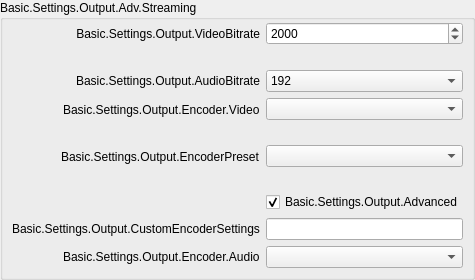
                     <widget class="QGroupBox" name="simpleStreamingGroupBox">
                      <property name="title">
                       <string>Basic.Settings.Output.Adv.Streaming</string>
                      </property>
                      <layout class="QFormLayout" name="simpleStreamingLayout">
                       <property name="fieldGrowthPolicy">
                        <enum>QFormLayout::AllNonFixedFieldsGrow</enum>
                       </property>
                       <property name="labelAlignment">
                        <set>Qt::AlignRight|Qt::AlignTrailing|Qt::AlignVCenter</set>
                       </property>
                       <property name="leftMargin">
                        <number>9</number>
                       </property>
                       <property name="topMargin">
                        <number>2</number>
                       </property>
                       <property name="rightMargin">
                        <number>9</number>
                       </property>
                       <property name="bottomMargin">
                        <number>9</number>
                       </property>
                       <item row="0" column="0">
                        <widget class="QLabel" name="simpleOutputVBitrateLabel">
                         <property name="minimumSize">
                          <size>
                           <width>170</width>
                           <height>0</height>
                          </size>
                         </property>
                         <property name="text">
                          <string>Basic.Settings.Output.VideoBitrate</string>
                         </property>
                         <property name="alignment">
                          <set>Qt::AlignRight|Qt::AlignTrailing|Qt::AlignVCenter</set>
                         </property>
                         <property name="buddy">
                          <cstring>simpleOutputVBitrate</cstring>
                         </property>
                        </widget>
                       </item>
                       <item row="0" column="1">
                        <layout class="QVBoxLayout">
                         <item>
                          <widget class="QSpinBox" name="simpleOutputVBitrate">
                           <property name="minimum">
                            <number>200</number>
                           </property>
                           <property name="maximum">
                            <number>1000000</number>
                           </property>
                           <property name="value">
                            <number>2000</number>
                           </property>
                          </widget>
                         </item>
                         <item>
                          <widget class="QLabel" name="simpleOutputVBitrateHint">
                           <property name="text">
                            <string notr="true"/>
                           </property>
                           <property name="wordWrap">
                            <bool>true</bool>
                           </property>
                           <property name="styleSheet">
                            <string notr="true">color: #888; font-size: 11px;</string>
                           </property>
                          </widget>
                         </item>
                        </layout>
                       </item>
                       <item row="1" column="0">
                        <widget class="QLabel" name="simpleOutputABitrateLabel">
                         <property name="text">
                          <string>Basic.Settings.Output.AudioBitrate</string>
                         </property>
                         <property name="buddy">
                          <cstring>simpleOutputABitrate</cstring>
                         </property>
                        </widget>
                       </item>
                       <item row="1" column="1">
                        <widget class="QComboBox" name="simpleOutputABitrate">
                         <property name="currentIndex">
                          <number>8</number>
                         </property>
                         <item>
                          <property name="text">
                           <string>32</string>
                          </property>
                         </item>
                         <item>
                          <property name="text">
                           <string>48</string>
                          </property>
                         </item>
                         <item>
                          <property name="text">
                           <string>64</string>
                          </property>
                         </item>
                         <item>
                          <property name="text">
                           <string>80</string>
                          </property>
                         </item>
                         <item>
                          <property name="text">
                           <string>96</string>
                          </property>
                         </item>
                         <item>
                          <property name="text">
                           <string>112</string>
                          </property>
                         </item>
                         <item>
                          <property name="text">
                           <string>128</string>
                          </property>
                         </item>
                         <item>
                          <property name="text">
                           <string>160</string>
                          </property>
                         </item>
                         <item>
                          <property name="text">
                           <string>192</string>
                          </property>
                         </item>
                         <item>
                          <property name="text">
                           <string>256</string>
                          </property>
                         </item>
                         <item>
                          <property name="text">
                           <string>320</string>
                          </property>
                         </item>
                        </widget>
                       </item>
                       <item row="2" column="0">
                        <widget class="QLabel" name="simpleOutStrEncoderLabel">
                         <property name="text">
                          <string>Basic.Settings.Output.Encoder.Video</string>
                         </property>
                         <property name="buddy">
                          <cstring>simpleOutRecEncoder</cstring>
                         </property>
                        </widget>
                       </item>
                       <item row="2" column="1">
                        <layout class="QVBoxLayout">
                         <item>
                          <widget class="QComboBox" name="simpleOutStrEncoder"/>
                         </item>
                         <item>
                          <widget class="QLabel" name="simpleOutStrEncoderHint">
                           <property name="text">
                            <string notr="true"/>
                           </property>
                           <property name="wordWrap">
                            <bool>true</bool>
                           </property>
                           <property name="styleSheet">
                            <string notr="true">color: #888; font-size: 11px;</string>
                           </property>
                          </widget>
                         </item>
                        </layout>
                       </item>
                       <item row="3" column="0">
                        <widget class="QLabel" name="simpleOutPresetLabel">
                         <property name="enabled">
                          <bool>true</bool>
                         </property>
                         <property name="text">
                          <string>Basic.Settings.Output.EncoderPreset</string>
                         </property>
                         <property name="buddy">
                          <cstring>simpleOutPreset</cstring>
                         </property>
                        </widget>
                       </item>
                       <item row="3" column="1">
                        <layout class="QVBoxLayout">
                         <item>
                          <widget class="QComboBox" name="simpleOutPreset"/>
                         </item>
                         <item>
                          <widget class="QLabel" name="simpleOutPresetHint">
                           <property name="text">
                            <string notr="true"/>
                           </property>
                           <property name="wordWrap">
                            <bool>true</bool>
                           </property>
                           <property name="styleSheet">
                            <string notr="true">color: #888; font-size: 11px;</string>
                           </property>
                          </widget>
                         </item>
                        </layout>
                       </item>
                       <item row="4" column="1">
                        <widget class="QCheckBox" name="simpleOutAdvanced">
                         <property name="text">
                          <string>Basic.Settings.Output.Advanced</string>
                         </property>
                         <property name="checked">
                          <bool>true</bool>
                         </property>
                        </widget>
                       </item>
                       <item row="5" column="0">
                        <widget class="QLabel" name="simpleOutCustomLabel">
                         <property name="text">
                          <string>Basic.Settings.Output.CustomEncoderSettings</string>
                         </property>
                         <property name="buddy">
                          <cstring>simpleOutCustom</cstring>
                         </property>
                        </widget>
                       </item>
                       <item row="5" column="1">
                        <widget class="QLineEdit" name="simpleOutCustom"/>
                       </item>
                       <item row="6" column="0">
                        <widget class="QLabel" name="simpleOutStrAEncoderLabel">
                         <property name="text">
                          <string>Basic.Settings.Output.Encoder.Audio</string>
                         </property>
                         <property name="buddy">
                          <cstring>simpleOutStrAEncoder</cstring>
                         </property>
                        </widget>
                       </item>
                       <item row="6" column="1">
                        <widget class="QComboBox" name="simpleOutStrAEncoder"/>
                       </item>
                      </layout>
                     </widget>
